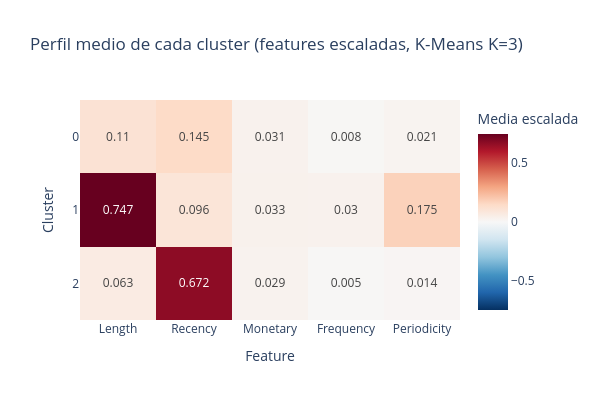

Notebook cell for this chart:
### Code cell
# Obtenemos los datos escalados del pipeline
scaled_features = pipeline_kmeans_final.named_steps["scaler"].transform(
    pipeline_kmeans_final.named_steps["features"].transform(df_retail)
)
scaled_features_df = pd.DataFrame(scaled_features, columns=features)

# Calculamos el perfil medio de features escaladas por cluster de K-Means
cluster_profile = scaled_features_df.assign(cluster=kmeans_labels).groupby("cluster").mean().round(3)

# Renombramos los índices para una mejor visualización
cluster_profile.index = [f"{i}" for i in cluster_profile.index]

fig = px.imshow(
    cluster_profile,
    color_continuous_scale="RdBu_r",
    color_continuous_midpoint=0,
    text_auto=True,
    aspect="auto",
    title=f"Perfil medio de cada cluster (features escaladas, K-Means K={k_optimal})",
    labels={"x": "Feature", "y": "Cluster", "color": "Media escalada"},
    height=400,
    width=600,
)

fig.show()

### Figure 1 — Plotly figure (JSON) as saved in the notebook; plotly's stock layout.template omitted (floating-point values rounded to 4 significant figures)
{"data": [{"coloraxis": "coloraxis", "hovertemplate": "Feature: %{x}<br>Cluster: %{y}<br>Media escalada: %{z}<extra></extra>", "name": "0", "texttemplate": "%{z}", "type": "heatmap", "x": ["Length", "Recency", "Monetary", "Frequency", "Periodicity"], "xaxis": "x", "y": ["0", "1", "2"], "yaxis": "y", "z": [[0.11, 0.145, 0.031, 0.008, 0.021], [0.747, 0.096, 0.033, 0.03, 0.175], [0.063, 0.672, 0.029, 0.005, 0.014]]}], "layout": {"coloraxis": {"cmid": 0, "colorbar": {"title": {"text": "Media escalada"}}, "colorscale": [[0, "rgb(5,48,97)"], [0.1, "rgb(33,102,172)"], [0.2, "rgb(67,147,195)"], [0.3, "rgb(146,197,222)"], [0.4, "rgb(209,229,240)"], [0.5, "rgb(247,247,247)"], [0.6, "rgb(253,219,199)"], [0.7, "rgb(244,165,130)"], [0.8, "rgb(214,96,77)"], [0.9, "rgb(178,24,43)"], [1, "rgb(103,0,31)"]]}, "height": 400, "title": {"text": "Perfil medio de cada cluster (features escaladas, K-Means K=3)"}, "width": 600, "xaxis": {"anchor": "y", "domain": [0, 1], "title": {"text": "Feature"}}, "yaxis": {"anchor": "x", "autorange": "reversed", "domain": [0, 1], "title": {"text": "Cluster"}}}}
